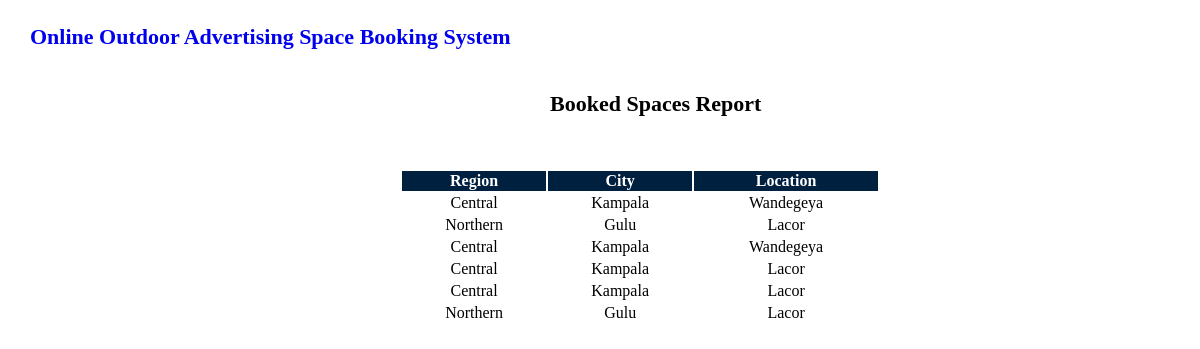
The app's page /report.php with its own data.
### tables this page shows
CREATE TABLE IF NOT EXISTS `report` (
  `reportNo` int(11) NOT NULL AUTO_INCREMENT,
  `region` varchar(25) NOT NULL,
  `city` varchar(25) NOT NULL,
  `location` varchar(25) NOT NULL,
  PRIMARY KEY (`reportNo`)
);

### report.php (the view, shortened to what this page needs)
<?php
include 'major.php';
$sql = "SELECT * from report";
$result=$conn->prepare($sql);
$result->execute();
?>
<!DOCTYPE html>
<html lang="en">
<head>
    <link rel="stylesheet" href="admin.css">
</head>
<body>
    <a href="index.php">
        <h1 class="index">Online Outdoor Advertising Space Booking System</h1>
    </a>
    <h3 id="User">Booked Spaces Report</h3>
    <table>
        <th>Region</th>
        <th>City</th>
        <th>Location</th>
        <?php while ($item=$result->fetch(PDO::FETCH_ASSOC)) { ?>
        <tr>
            <td>
                <?php echo $item['region']; ?>
            </td>
            <td>
                <?php echo $item['city']; ?>
            </td>
            <td>
                <?php echo $item['location']; ?>
            </td>
        </tr>
        <?php } ?>
    </table>
</body>
</html>

### admin.css (style rules this page uses)
h1 { position: absolute; width: 552px; height: 27px; left: 444px; font-weight: 700; font-size: 22px; line-height: 27px; }
h3 { position: absolute; width: 198px; height: 27px; left: 621px; top: 68px; font-weight: 700; font-size: 22px; line-height: 27px; }
.index { position: absolute; width: 552px; height: 27px; left: 30px; font-weight: 700; font-size: 22px; line-height: 27px; }
#User { position: absolute; width: 400px; left: 550px; height: 27px; top: 68px; font-weight: 700; font-size: 22px; line-height: 27px; }
table { position: absolute; height: 45px; left: 400px; top: 169px; width: 40%; }
th { background-color: #00203F; color: white; }
td { text-align: center; }

### records on screen
report: region "Central", city "Kampala", location "Wandegeya"
report: region "Northern", city "Gulu", location "Lacor"
report: region "Central", city "Kampala", location "Wandegeya"
report: region "Central", city "Kampala", location "Lacor"
report: region "Central", city "Kampala", location "Lacor"
report: region "Northern", city "Gulu", location "Lacor"
